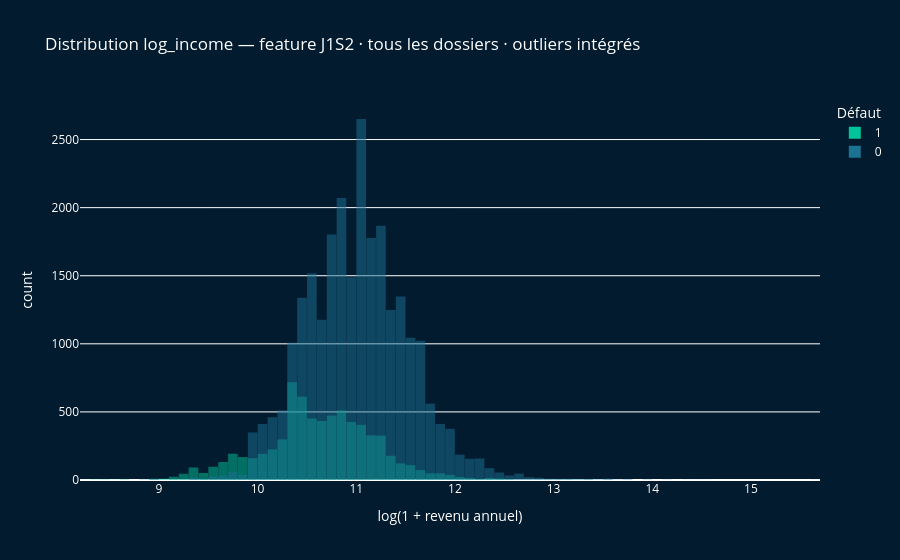

Notebook code for this chart:
### Code cell
# ── Vue 2 : log1p ────────────────────────────────────────────────────────
# log_income est déjà dans le parquet J1S2 (np.log1p appliqué en J1S2)
# On l'utilise directement — pas besoin de recalculer

print(f"Skewness person_income : {df['person_income'].skew():.2f}")
print(f"Skewness log_income    : {df['log_income'].skew():.2f}")
print("→ La normalisation log1p réduit drastiquement l'asymétrie")

fig1b = px.histogram(
    df, x='log_income', color='loan_status',
    barmode='overlay', nbins=80,
    color_discrete_map={0: '#1C7293', 1: '#02C39A'},
    labels={'loan_status': 'Défaut', 'log_income': 'log(1 + revenu annuel)'},
    title='Distribution log_income — feature J1S2 · tous les dossiers · outliers intégrés'
)
fig1b.update_layout(bargap=0.02, plot_bgcolor='#021B2E',
                    paper_bgcolor='#021B2E', font_color='white')
fig1b.write_html(str(ROOT / 'figures' / 'hist_income_log.html'))
fig1b.show()
print("✅ figures/hist_income_log.html sauvegardé")

### Figure 1 — Plotly figure (JSON) as saved in the notebook; plotly's stock layout.template omitted (floating-point values rounded to 4 significant figures; data arrays with more than 128 entries replaced by an {"elided": "..."} marker saying what was removed)
{"data": [{"bingroup": "x", "hovertemplate": "Défaut=1<br>log(1 + revenu annuel)=%{x}<br>count=%{y}<extra></extra>", "legendgroup": "1", "marker": {"color": "#02C39A", "opacity": 0.5, "pattern": {"shape": ""}}, "name": "1", "nbinsx": 80, "orientation": "v", "showlegend": true, "type": "histogram", "x": {"elided": "7108 float values"}, "xaxis": "x", "yaxis": "y"}, {"bingroup": "x", "hovertemplate": "Défaut=0<br>log(1 + revenu annuel)=%{x}<br>count=%{y}<extra></extra>", "legendgroup": "0", "marker": {"color": "#1C7293", "opacity": 0.5, "pattern": {"shape": ""}}, "name": "0", "nbinsx": 80, "orientation": "v", "showlegend": true, "type": "histogram", "x": {"elided": "25473 float values"}, "xaxis": "x", "yaxis": "y"}], "layout": {"bargap": 0.02, "barmode": "overlay", "font": {"color": "white"}, "legend": {"title": {"text": "Défaut"}, "tracegroupgap": 0}, "paper_bgcolor": "#021B2E", "plot_bgcolor": "#021B2E", "title": {"text": "Distribution log_income — feature J1S2 · tous les dossiers · outliers intégrés"}, "xaxis": {"anchor": "y", "domain": [0, 1], "title": {"text": "log(1 + revenu annuel)"}}, "yaxis": {"anchor": "x", "domain": [0, 1], "title": {"text": "count"}}}}
